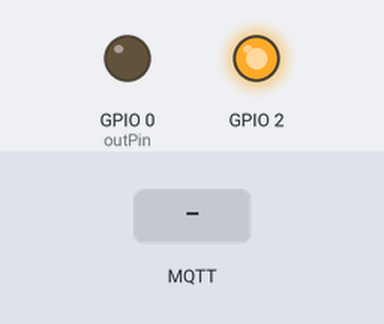
The sketch below on a simulated ESP8266 (NodeMCU). On the bench: output pins drawn as LEDs (lit = HIGH). Inputs (shaded band) come from the test bench. WiFi joins after 1.5 s; servers stay silent unless stated; no MQTT or app messages arrive unless stated; what the sketch prints to the serial monitor is not drawn.

Above: at 2.7 s.
2.8 s: MQTT message "1" arrives on the first subscribed topic
At 3.5 s:
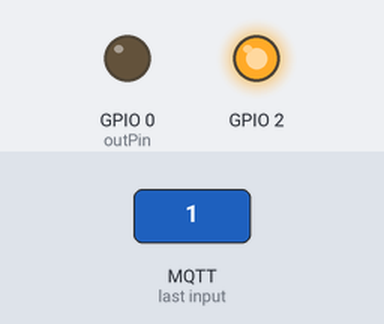
4.4 s: MQTT message "on" arrives on the first subscribed topic
At 5.7 s:
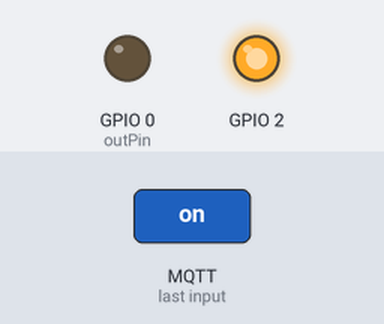
6.0 s: MQTT message "off" arrives on the first subscribed topic
At 7.2 s:
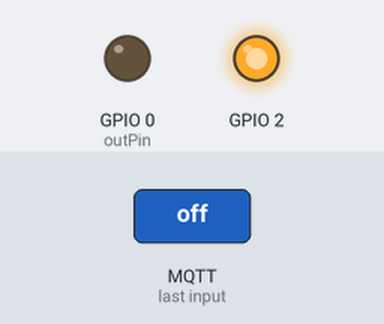
Timing chart, 0 to 9.0 s (numbered marks = the images above; inputs shaded):
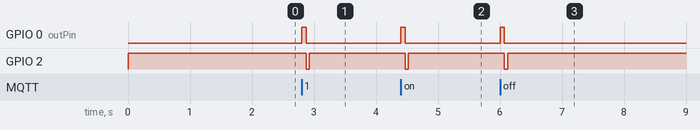

Measured:
- after the input at 2.8 s, GPIO 0 (outPin): LOW → HIGH at once, → LOW 0.07 s later; GPIO 2: HIGH → LOW after 0.07 s, → HIGH 0.05 s later
- after the input at 4.4 s, GPIO 0 (outPin): LOW → HIGH at once, → LOW 0.07 s later; GPIO 2: HIGH → LOW after 0.07 s, → HIGH 0.05 s later
- after the input at 6.0 s, GPIO 0 (outPin): LOW → HIGH at once, → LOW 0.07 s later; GPIO 2: HIGH → LOW after 0.07 s, → HIGH 0.05 s later

The sketch:

2-4-2_mqtt_plc.ino
```cpp
#include <ESP8266WiFi.h>
#include <PubSubClient.h>

// Update these with values suitable for your network.

const char* ssid = "i2r"; // 와이파이 AP 이름
const char* password = "00000000";  //와이파이 비밀번호
//const char* ssid = "AndroidHotspot7147"; // 와이파이 AP 이름
//const char* password = "01033887147";  //와이파이 비밀번호
const char* mqtt_server = "broker.mqtt-dashboard.com"; //브로커 주소
const char* outTopic = "/kdi6033/inTopic"; // 사용자가 결정해서 기록
const char* inTopic = "/kdi6033/outTopic"; // 사용자가 결정해서 기록
const char* clientName = "/kdi/603333Client";  // 다음 이름이 중복되지 않게 꼭 수정 바람 - 생년월일 추천
int outPin=0;  // RS485통신 D3 IO0 tx rx 방향 LOW-받기 HIGH-쓰기모드

WiFiClient espClient;
PubSubClient client(espClient);
long lastMsg = 0;
char msg[200];

String inputString = "";         // a String to hold incoming data
boolean stringComplete = false;  // whether the string is complete

void setup() {
  pinMode(outPin, OUTPUT);
  digitalWrite(outPin, LOW);
  pinMode(BUILTIN_LED, OUTPUT);     // Initialize the BUILTIN_LED pin as an output
  digitalWrite(BUILTIN_LED, HIGH);
  Serial.begin(9600);
  // reserve 200 bytes for the inputString:
  inputString.reserve(200);

  setup_wifi();
  client.setServer(mqtt_server, 1883);
  client.setCallback(callback);
}

void setup_wifi() {

  delay(10);
  // We start by connecting to a WiFi network
  Serial.println();
  Serial.print("Connecting to ");
  Serial.println(ssid);

  WiFi.begin(ssid, password);

  while (WiFi.status() != WL_CONNECTED) {
    delay(500);
    Serial.print(".");
  }

  Serial.println("");
  Serial.println("WiFi connected");
  Serial.println("IP address: ");
  Serial.println(WiFi.localIP());
}

void callback(char* topic, byte* payload, unsigned int length) {
  Serial.print("Message arrived [");
  Serial.print(topic);
  Serial.print("] ");
  for (int i = 0; i < length; i++) {
    Serial.print((char)payload[i]);
  }
  Serial.println();
  // mqtt로 들어온 값을 RS232 통신 TX로 보냄
  digitalWrite(outPin, HIGH);
  delay(50);
  for (int i = 0; i < length; i++) {
    Serial.print((char)payload[i]);
  }
  Serial.println();
  delay(20);
  digitalWrite(outPin, LOW);

  /*
  String inString="";
  for (int i = 0; i < length; i++) {
    inString += (char)payload[i];
  }
 */
  //통신이 되고 있음을 led로 표시
  digitalWrite(BUILTIN_LED, LOW);   // Turn the LED on (Note that LOW is the voltage level
  delay(50);
  digitalWrite(BUILTIN_LED, HIGH);  // Turn the LED off by making the voltage HIGH
}

void reconnect() {
  // Loop until we're reconnected
  while (!client.connected()) {
    Serial.print("Attempting MQTT connection...");
    // Attempt to connect
    if (client.connect(clientName)) {
      Serial.println("connected");
      // Once connected, publish an announcement...
      client.publish(outTopic, "Reconnected");
      // ... and resubscribe
      client.subscribe(inTopic);
    } else {
      Serial.print("failed, rc=");
      Serial.print(client.state());
      Serial.println(" try again in 5 seconds");
      // Wait 5 seconds before retrying
      delay(5000);
    }
  }
}
void loop() {

  if (!client.connected()) {
    reconnect();
  }
  client.loop();

  serialEvent();
}

void serialEvent() {
  if (stringComplete) {
    //Serial.println(inputString);
    for(int i=0;i<inputString.length();i++)
      msg[i]=inputString.charAt(i);
    msg[inputString.length()]=0;
    CheckMsg();
    client.publish(outTopic,msg);  // RS232통신 RX 단자로 들어온 값 mqtt로 송신
    // clear the string:
    inputString = "";
    stringComplete = false;
  }
  if(Serial.available() == false)
    return;
  while (Serial.available()) {
    // get the new byte:
    char inChar = (char)Serial.read();
    // add it to the inputString:`
    inputString += inChar;
  }
  stringComplete = true;
}

//아스키번호 0x20 아래는 mqtt 통신에서 깨져 이를 0x20으로 바꾼다.
void CheckMsg() {
  int i;
  for(i=0; i<200; i++)
    if(msg[i] >0 && msg[i] < 0x20)
      msg[i] = 0x20;
}
```
